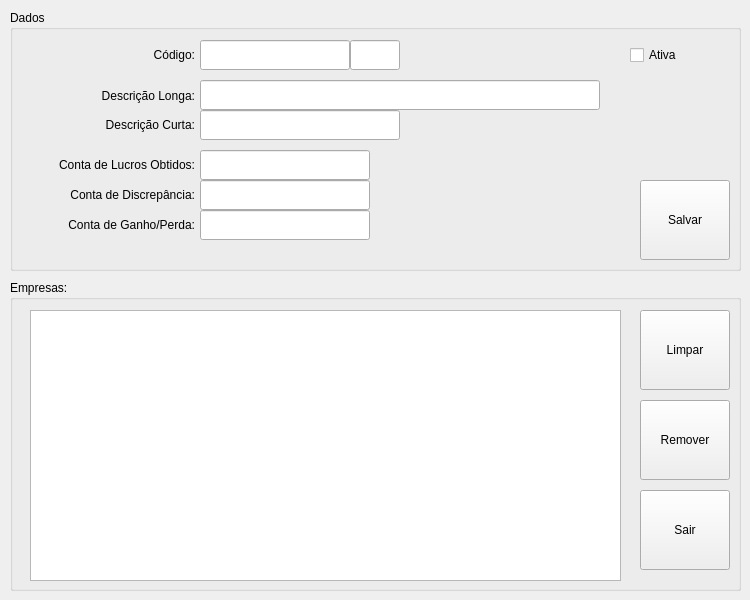
<?xml version="1.0" encoding="UTF-8"?>
<ui version="4.0">
 <class>MngFormCompany</class>
 <widget class="QDialog" name="MngFormCompany">
  <property name="geometry">
   <rect>
    <x>0</x>
    <y>0</y>
    <width>750</width>
    <height>600</height>
   </rect>
  </property>
  <property name="windowTitle">
   <string>Manutenção - Empresas/Filiais...</string>
  </property>
  <property name="windowIcon">
   <iconset resource="../images.qrc">
    <normaloff>:/images/PNG/128x128/gnome-system-config-128x128.png</normaloff>:/images/PNG/128x128/gnome-system-config-128x128.png</iconset>
  </property>
  <widget class="QGroupBox" name="GBoxDataCompany">
   <property name="geometry">
    <rect>
     <x>10</x>
     <y>10</y>
     <width>731</width>
     <height>261</height>
    </rect>
   </property>
   <property name="acceptDrops">
    <bool>true</bool>
   </property>
   <property name="toolTip">
    <string/>
   </property>
   <property name="title">
    <string>Dados</string>
   </property>
   <widget class="QLabel" name="LabelCompanyNumber">
    <property name="geometry">
     <rect>
      <x>10</x>
      <y>30</y>
      <width>175</width>
      <height>30</height>
     </rect>
    </property>
    <property name="text">
     <string>Código:</string>
    </property>
    <property name="alignment">
     <set>Qt::AlignRight|Qt::AlignTrailing|Qt::AlignVCenter</set>
    </property>
   </widget>
   <widget class="QToolButton" name="TButtonSaveCompany">
    <property name="geometry">
     <rect>
      <x>630</x>
      <y>170</y>
      <width>90</width>
      <height>80</height>
     </rect>
    </property>
    <property name="toolTip">
     <string>Salvar os dados para a Empresa...</string>
    </property>
    <property name="text">
     <string>Salvar</string>
    </property>
    <property name="icon">
     <iconset resource="../images.qrc">
      <normaloff>:/images/PNG/48x48/Filesave-48x48.png</normaloff>:/images/PNG/48x48/Filesave-48x48.png</iconset>
    </property>
    <property name="iconSize">
     <size>
      <width>48</width>
      <height>48</height>
     </size>
    </property>
    <property name="toolButtonStyle">
     <enum>Qt::ToolButtonTextUnderIcon</enum>
    </property>
   </widget>
   <widget class="QLineEdit" name="LEditCompanyID">
    <property name="geometry">
     <rect>
      <x>340</x>
      <y>30</y>
      <width>50</width>
      <height>30</height>
     </rect>
    </property>
   </widget>
   <widget class="QLineEdit" name="LEditCompanyNumber">
    <property name="geometry">
     <rect>
      <x>190</x>
      <y>30</y>
      <width>150</width>
      <height>30</height>
     </rect>
    </property>
    <property name="toolTip">
     <string>Informar um Código para Empresa/Filial...</string>
    </property>
   </widget>
   <widget class="QLabel" name="LabelLongDescripCompany">
    <property name="geometry">
     <rect>
      <x>10</x>
      <y>75</y>
      <width>175</width>
      <height>22</height>
     </rect>
    </property>
    <property name="text">
     <string>Descrição Longa:</string>
    </property>
    <property name="alignment">
     <set>Qt::AlignRight|Qt::AlignTrailing|Qt::AlignVCenter</set>
    </property>
   </widget>
   <widget class="QLineEdit" name="LEditLongDescripCompany">
    <property name="geometry">
     <rect>
      <x>190</x>
      <y>70</y>
      <width>400</width>
      <height>30</height>
     </rect>
    </property>
    <property name="toolTip">
     <string>Informar uma Descrição Longa/Nome, para a Empresa/Filial...</string>
    </property>
   </widget>
   <widget class="QLabel" name="LabelShortDescrip">
    <property name="geometry">
     <rect>
      <x>10</x>
      <y>100</y>
      <width>175</width>
      <height>30</height>
     </rect>
    </property>
    <property name="text">
     <string>Descrição Curta:</string>
    </property>
    <property name="alignment">
     <set>Qt::AlignRight|Qt::AlignTrailing|Qt::AlignVCenter</set>
    </property>
   </widget>
   <widget class="QLineEdit" name="LEditShortDescrip">
    <property name="geometry">
     <rect>
      <x>190</x>
      <y>100</y>
      <width>200</width>
      <height>30</height>
     </rect>
    </property>
    <property name="toolTip">
     <string>Informar uma Descrição Curta Para a Empresa/Filial...</string>
    </property>
    <property name="text">
     <string/>
    </property>
    <property name="alignment">
     <set>Qt::AlignCenter</set>
    </property>
   </widget>
   <widget class="QCheckBox" name="CheckBoxStatusActiveCompany">
    <property name="geometry">
     <rect>
      <x>620</x>
      <y>30</y>
      <width>100</width>
      <height>30</height>
     </rect>
    </property>
    <property name="toolTip">
     <string>Ativar/Desativar o Tipo de Despesa...</string>
    </property>
    <property name="text">
     <string>Ativa</string>
    </property>
   </widget>
   <widget class="QLineEdit" name="LEditGainLoss">
    <property name="geometry">
     <rect>
      <x>190</x>
      <y>200</y>
      <width>170</width>
      <height>30</height>
     </rect>
    </property>
    <property name="toolTip">
     <string>Informar uma Conta de Despesa/Ganho para a Empresa/Filial...</string>
    </property>
    <property name="text">
     <string/>
    </property>
   </widget>
   <widget class="QLabel" name="LabelDiscrepancy">
    <property name="geometry">
     <rect>
      <x>10</x>
      <y>170</y>
      <width>175</width>
      <height>30</height>
     </rect>
    </property>
    <property name="text">
     <string>Conta de Discrepância:</string>
    </property>
    <property name="alignment">
     <set>Qt::AlignRight|Qt::AlignTrailing|Qt::AlignVCenter</set>
    </property>
   </widget>
   <widget class="QLabel" name="LabelRetainedEarnings">
    <property name="geometry">
     <rect>
      <x>10</x>
      <y>140</y>
      <width>175</width>
      <height>30</height>
     </rect>
    </property>
    <property name="text">
     <string>Conta de Lucros Obtidos:</string>
    </property>
    <property name="alignment">
     <set>Qt::AlignRight|Qt::AlignTrailing|Qt::AlignVCenter</set>
    </property>
   </widget>
   <widget class="QLineEdit" name="LEditRetainedEarnings">
    <property name="geometry">
     <rect>
      <x>190</x>
      <y>140</y>
      <width>170</width>
      <height>30</height>
     </rect>
    </property>
    <property name="toolTip">
     <string>Informar uma Conta de Lucros para Empresa/Filial...</string>
    </property>
   </widget>
   <widget class="QLineEdit" name="LEditDiscrepancy">
    <property name="geometry">
     <rect>
      <x>190</x>
      <y>170</y>
      <width>170</width>
      <height>30</height>
     </rect>
    </property>
    <property name="toolTip">
     <string>Informar uma Conta de Descrepância para a Empresa/Filial...</string>
    </property>
    <property name="text">
     <string/>
    </property>
   </widget>
   <widget class="QLabel" name="LabelGainLoss">
    <property name="geometry">
     <rect>
      <x>10</x>
      <y>200</y>
      <width>175</width>
      <height>30</height>
     </rect>
    </property>
    <property name="text">
     <string>Conta de Ganho/Perda:</string>
    </property>
    <property name="alignment">
     <set>Qt::AlignRight|Qt::AlignTrailing|Qt::AlignVCenter</set>
    </property>
   </widget>
  </widget>
  <widget class="QGroupBox" name="GBoxViewCompany">
   <property name="geometry">
    <rect>
     <x>10</x>
     <y>280</y>
     <width>731</width>
     <height>311</height>
    </rect>
   </property>
   <property name="title">
    <string>Empresas:</string>
   </property>
   <widget class="QTableView" name="TableViewCompany">
    <property name="geometry">
     <rect>
      <x>20</x>
      <y>30</y>
      <width>591</width>
      <height>271</height>
     </rect>
    </property>
    <property name="toolTip">
     <string>Empresas/Filiais Disponíveis...</string>
    </property>
   </widget>
   <widget class="QToolButton" name="TButtonRemoveCompany">
    <property name="geometry">
     <rect>
      <x>630</x>
      <y>120</y>
      <width>90</width>
      <height>80</height>
     </rect>
    </property>
    <property name="toolTip">
     <string>Fazer a Remoção do Item Selecionado da Tabela...</string>
    </property>
    <property name="text">
     <string>Remover</string>
    </property>
    <property name="icon">
     <iconset resource="../images.qrc">
      <normaloff>:/images/PNG/48x48/delete-48x48.png</normaloff>:/images/PNG/48x48/delete-48x48.png</iconset>
    </property>
    <property name="iconSize">
     <size>
      <width>48</width>
      <height>48</height>
     </size>
    </property>
    <property name="toolButtonStyle">
     <enum>Qt::ToolButtonTextUnderIcon</enum>
    </property>
   </widget>
   <widget class="QToolButton" name="TButtonCleanCompany">
    <property name="geometry">
     <rect>
      <x>630</x>
      <y>30</y>
      <width>90</width>
      <height>80</height>
     </rect>
    </property>
    <property name="toolTip">
     <string>Limpar os Campos de Cadastro e Atualizar a Janela de Manutenção...</string>
    </property>
    <property name="text">
     <string>Limpar</string>
    </property>
    <property name="icon">
     <iconset resource="../images.qrc">
      <normaloff>:/images/PNG/48x48/Rebuild-48x48.png</normaloff>:/images/PNG/48x48/Rebuild-48x48.png</iconset>
    </property>
    <property name="iconSize">
     <size>
      <width>48</width>
      <height>48</height>
     </size>
    </property>
    <property name="toolButtonStyle">
     <enum>Qt::ToolButtonTextUnderIcon</enum>
    </property>
   </widget>
   <widget class="QToolButton" name="TButtonExitCompany">
    <property name="geometry">
     <rect>
      <x>630</x>
      <y>210</y>
      <width>90</width>
      <height>80</height>
     </rect>
    </property>
    <property name="toolTip">
     <string>Sair da Janela de Manutenção...</string>
    </property>
    <property name="text">
     <string>Sair</string>
    </property>
    <property name="icon">
     <iconset resource="../images.qrc">
      <normaloff>:/images/PNG/48x48/Exithome-48x48.png</normaloff>:/images/PNG/48x48/Exithome-48x48.png</iconset>
    </property>
    <property name="iconSize">
     <size>
      <width>48</width>
      <height>48</height>
     </size>
    </property>
    <property name="toolButtonStyle">
     <enum>Qt::ToolButtonTextUnderIcon</enum>
    </property>
   </widget>
   <zorder>TableViewCompany</zorder>
   <zorder>TButtonRemoveCompany</zorder>
   <zorder>TButtonCleanCompany</zorder>
   <zorder>TButtonExitCompany</zorder>
   <zorder>TButtonExitCompany</zorder>
  </widget>
 </widget>
 <resources>
  <include location="../images.qrc"/>
 </resources>
 <connections/>
</ui>
